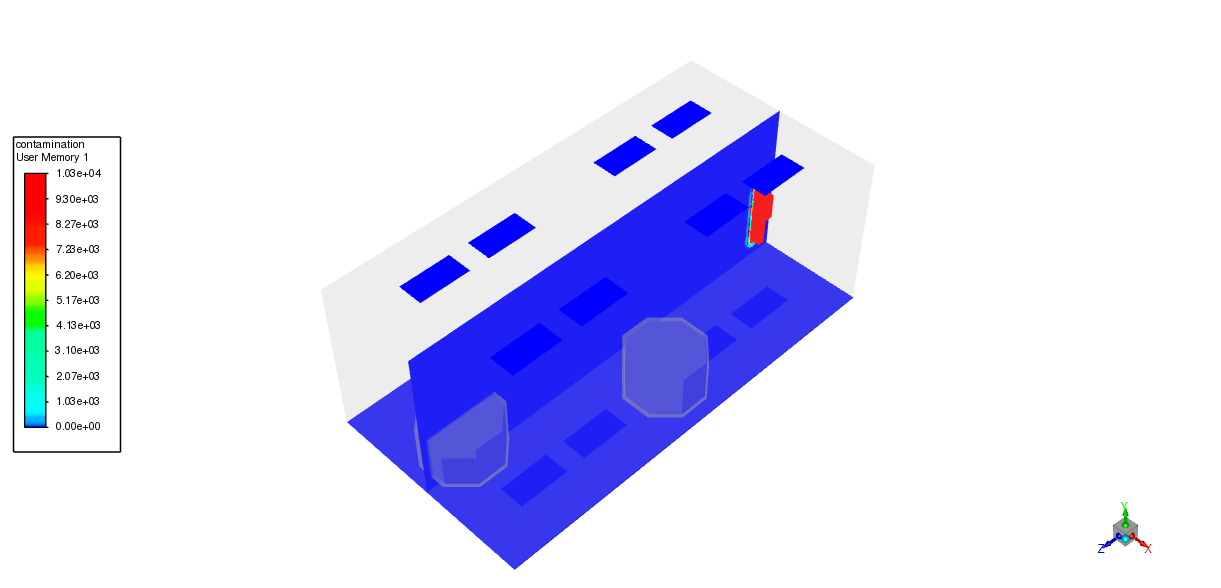
#> input picture contour/src/data_1.0/images/overall/blocking/blocking_0000.png, 1221 x 588 px; its folder holds only this picture in this run
$ python plt4instruments.py
#> lines starting #> are read from the running program, lines starting #| are printed output that depends on the picture
from PIL import Image
import os


def merge_images(image_files, prefixes, output_filename):
#> called with output_filename = 'merged/merged_0000.png'
    images = []
    for image, prefix in zip(image_files, prefixes):
        img = Image.open(image)
#> img is the input picture: PIL image 1221x588 RGB; mean R, G, B 221.3, 221.3, 248.5
        width, height = img.size
#> width = 1221; height = 588
        if prefix == 'blocking_':
            img = img.crop((0, 0, width - width // 5, height))  # 裁剪图片宽度的1/5
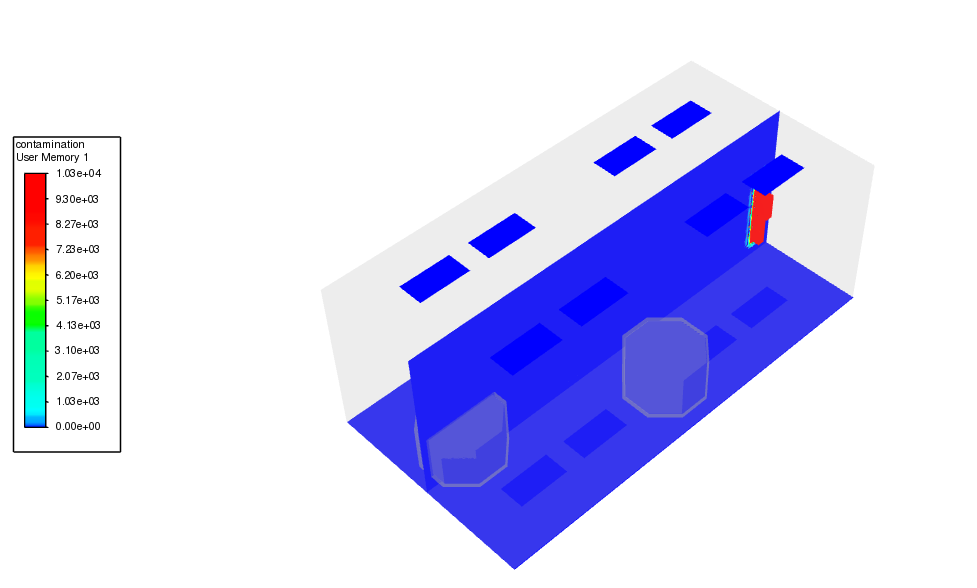
#> img: PIL image 977x588 RGB; mean R, G, B 213, 213.1, 247
        elif prefix in ('overall_', 'trace_'):
            img = img.crop((width // 4, 0, width - width // 5, height))  # Keep 2/3 from left
        images.append(img)

    # 获取单个图片的宽度和高度
    widths, heights = zip(*(i.size for i in images))

    # 新图片的总宽度和高度
    total_width = sum(widths)
    max_height = max(heights)

    # 创建一个新的空白图片
    new_img = Image.new('RGB', (total_width, max_height))

    x_offset = 0
    for img in images:
        new_img.paste(img, (x_offset, 0))
        x_offset += img.size[0]

    # 保存新图片
    new_img.save(output_filename)

    # 关闭所有打开的图像
    for img in images:
        img.close()


# 定义文件夹名称和对应的文件名前缀
folders_and_prefixes = {
    'blocking': 'blocking_',
    'contamination_overall': 'overall_',
    'trace': 'trace_'
}

output_folder = 'merged'
os.makedirs(output_folder, exist_ok=True)

# 假设每个文件夹中的图片数量相同
num_images = len(os.listdir('blocking'))  # 用'center'文件夹作为参考

# 合并图片
for i in range(num_images):
    # 创建文件路径和前缀列表
    image_files = [os.path.join(folder, f"{prefix}{i:04d}.png") for folder, prefix in folders_and_prefixes.items()]
    prefixes = [prefix for prefix in folders_and_prefixes.values()]
    output_filename = os.path.join(output_folder, f"merged_{i:04d}.png")
#> (the run stopped early here; a loop or call above may not have finished)
